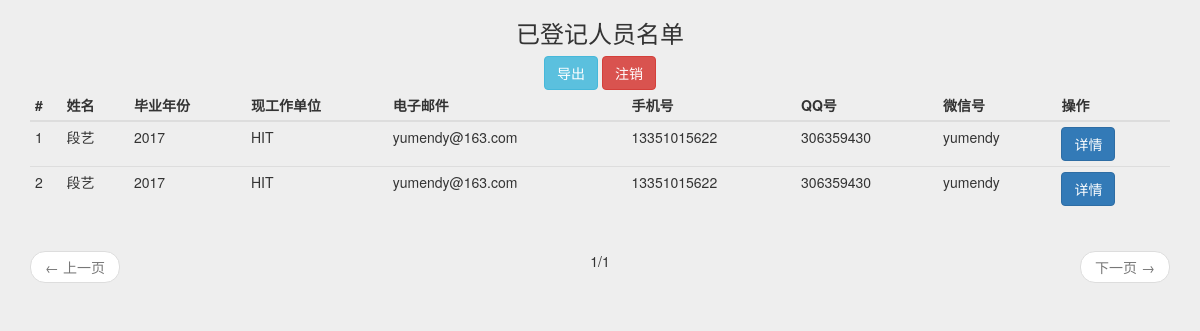
/record/list/ (signed in), run on the app's committed database.
### register/models.py (models this page shows, shortened)
class Record(models.Model):
    name = models.CharField(max_length=256)
    graduate = models.SmallIntegerField()
    unit = models.CharField(max_length=512)
    phone = models.CharField(max_length=32)
    email = models.EmailField()
    im = models.CharField(max_length=32, null=True, blank=True)
    wechat = models.CharField(max_length=32, null=True, blank=True)
    short_word = models.CharField(max_length=200, null=True, blank=True)
    content = RichTextUploadingField(blank=True, null=True)

### register/views.py (the view)
# urls.py: url(r'^record/list/$', views.RecordListView.as_view(), name='record_list'),
class RecordListView(LoginRequiredMixin, ListView):
    login_url = reverse_lazy('login')
    model = Record
    template_name = 'register/record_list.html'
    paginate_by = 30
    context_object_name = 'record_list'

### templates/register/record_list.html (shortened to what this page needs)
{% extends 'register/dashboard_base.html' %}
{% block body %}
    <div class="container">
        <div class="row">
            <div class="col-md-12 text-center">
                <h3>已登记人员名单</h3>
                <a href="{% url 'get_csv' %}" class="btn btn-info" role="button">导出</a>
                <a href="{% url 'logout' %}" class="btn btn-danger" role="button">注销</a>
            </div>
        </div>
        <div class="row">
            <div class="col-md-12">
                <div class="table-responsive">
                    <table class="table table-hover table-condensed">
                        <thead>
                            <tr>
                                <th>#</th>
                                <th>姓名</th>
                                <th>毕业年份</th>
                                <th>现工作单位</th>
                                <th>电子邮件</th>
                                <th>手机号</th>
                                <th>QQ号</th>
                                <th>微信号</th>
                                <th>操作</th>
                            </tr>
                        </thead>
                        <tbody>
                            {% for record in record_list %}
                                <tr>
                                    <td>{{ forloop.counter }}</td>
                                    <td>{{ record.name }}</td>
                                    <td>{{ record.graduate }}</td>
                                    <td>{{ record.unit }}</td>
                                    <td>{{ record.email }}</td>
                                    <td>{{ record.phone }}</td>
                                    <td>{{ record.im }}</td>
                                    <td>{{ record.wechat }}</td>
                                    <td><a href="{% url 'record_detail' record.pk %}" class="btn btn-primary" role="button">详情</a></td>
                                </tr>
                            {% endfor %}
                        </tbody>
                    </table>
                </div>
            </div>
        </div>
        <div class="row">
            <div class="col-md-12">
                {% include 'register/pagination.html' %}
            </div>
        </div>
    </div>
{% endblock %}

### data on the page
Record: name "段艺", graduate "2017", unit "HIT", email "yumendy@163.com", phone "13351015622", im "306359430", wechat "yumendy"
Record: name "段艺", graduate "2017", unit "HIT", email "yumendy@163.com", phone "13351015622", im "306359430", wechat "yumendy"

### other printed values
{{ page_obj.number }} "1"
{{ page_obj.paginator.num_pages }} "1"
